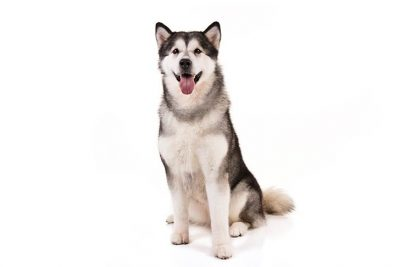
#> input picture computer_vision/tests/dog.jpg, 400 x 267 px
$ python sift.py
#> lines starting #> are read from the running program, lines starting #| are printed output that depends on the picture
import cv2
import numpy as np

img = cv2.imread('dog.jpg')
#> img is the input picture: shape (267, 400, 3); mean B, G, R 238, 239.4, 242.3
gray= cv2.cvtColor(img,cv2.COLOR_BGR2GRAY)

sift = cv2.xfeatures2d.SIFT_create()
kp = sift.detect(gray,None)
#> kp = 187 keypoints; strongest (x, y, size): (159, 25, 4.5), (216, 24, 4.6), (176, 51, 3.9), (196, 51, 4.2)

img=cv2.drawKeypoints(gray,kp)
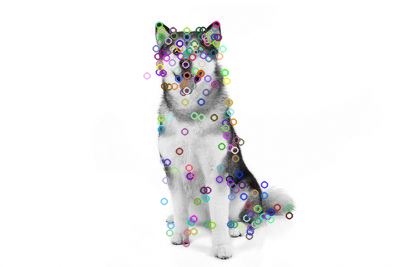
#> img: shape (267, 400, 3); mean of channels 0, 1, 2 239.5, 239.2, 239.3; drawn as B, G, R

cv2.imwrite('sift_keypoints.jpg',img)
